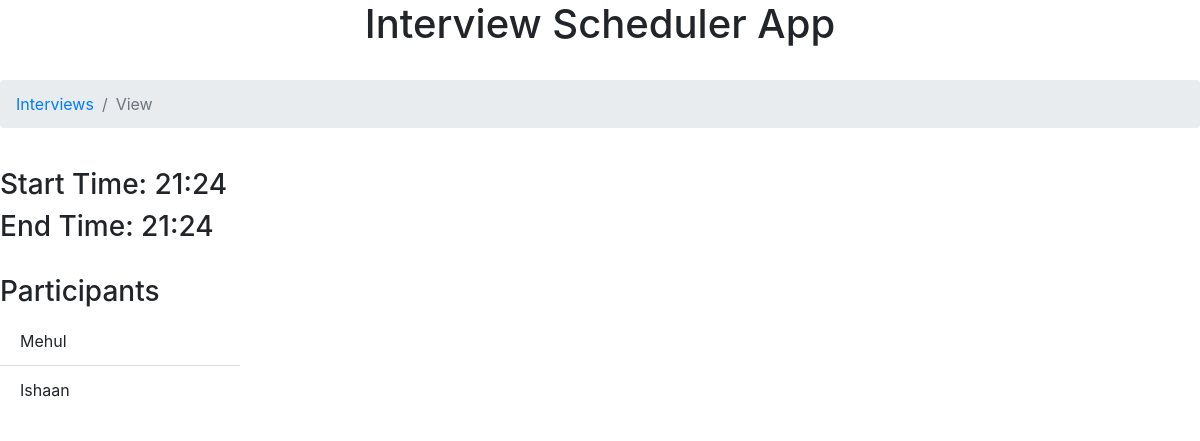
/interviews/retrieve/22/, run on the app's committed database.
### interviews/models.py (models this page shows, shortened)
class Interview(models.Model):
    participants = models.ManyToManyField("participants.Participant")
    start_time = models.DateTimeField()
    end_time = models.DateTimeField()
    class Meta:
        ordering = ["start_time", "end_time"]

### participants/models.py (models this page shows, shortened)
class Participant(models.Model):
    name = models.CharField(max_length=255)
    email = models.EmailField()
    resume = models.FileField(null=True, blank=True, upload_to='resumes/')
    type = models.IntegerField(default=0)
    class Meta:
        ordering = ['id']

### interviews/views.py (the view)
# urls.py: path("retrieve/<int:pk>/", RetrieveInterview.as_view(), name="retrieve_interview"),
class RetrieveInterview(RetrieveAPIView):
    queryset = Interview.objects.all()
    serializer_class = NewCustomInterviewSerializer
    renderer_classes = [TemplateHTMLRenderer]
    template_name = 'webapp/viewInterview.html'
    def get(self, request, *args, **kwargs):
        return Response({'interview': self.get_object()})

### templates/webapp/viewInterview.html
{% extends "base.html" %}
{% load rest_framework %}
{% block content %}
    <br>
    <nav aria-label="breadcrumb">
        <ol class="breadcrumb">
            <li class="breadcrumb-item"><a href="{% url 'interviews' %}">Interviews</a></li>
            <li class="breadcrumb-item active" aria-current="page">View</li>
        </ol>
    </nav>
    <br>
    <h3>Start Time: {{ interview.start_time|time:'H:i' }}</h3>
    <h3>End Time: {{ interview.end_time|time:'H:i' }}</h3>
    <br>
    <h3>Participants </h3>
    <ul class="list-group list-group-flush" style="width: 20%;">
        {% for participant in interview.participants.all %}
            <li class="list-group-item">{{ participant.name }}</li>
        {% endfor %}
    </ul>
{% endblock %}

### data on the page
Interview: start_time "21:24", end_time "21:24"
Participant: name "Mehul"
Participant: name "Ishaan"
